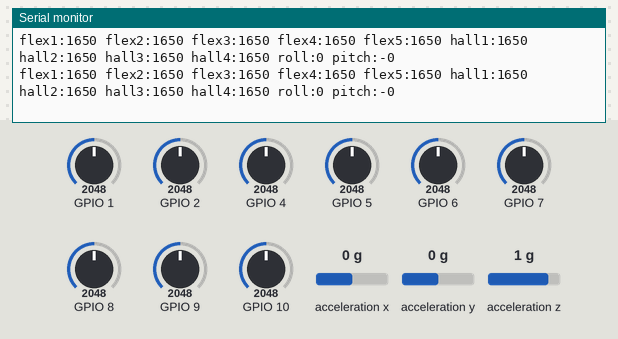
Recording of a sketch running on a simulated ESP32. On the bench: the last lines printed to the serial monitor. Wiring (inferred from the names in the program): MPU-6050 motion sensor at I2C address 0x68. Inputs (shaded band) come from the test bench; at power-on: acceleration x 0 g, GPIO 1 = 2048, GPIO 2 = 2048, GPIO 4 = 2048, GPIO 5 = 2048, GPIO 6 = 2048, GPIO 7 = 2048, GPIO 8 = 2048, GPIO 9 = 2048, GPIO 10 = 2048, acceleration y 0 g, acceleration z 1 g (analog values on the 0–4095 scale).

Above: at 2.7 s.
2.8 s: acceleration x set to -1.4 g
At 2.97 s:
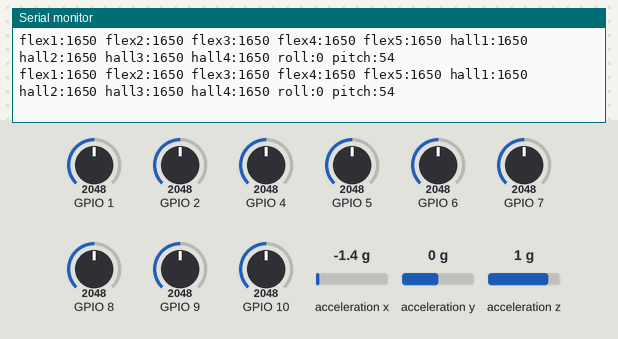
4.3 s: GPIO 1 set to 2866
At 4.33 s:
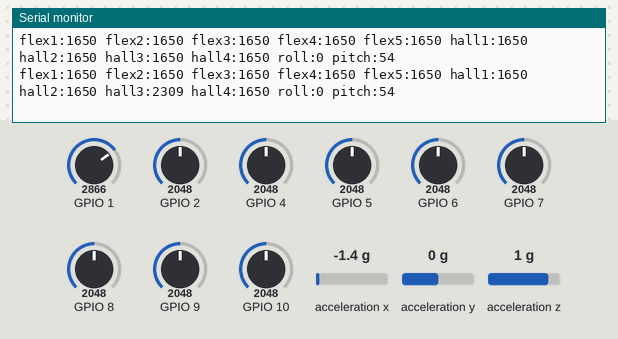
5.8 s: GPIO 2 set to 2866
At 5.9 s:
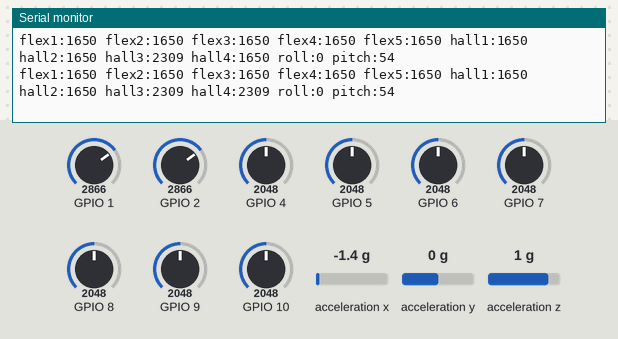
7.3 s: GPIO 4 set to 2866
At 7.36 s:
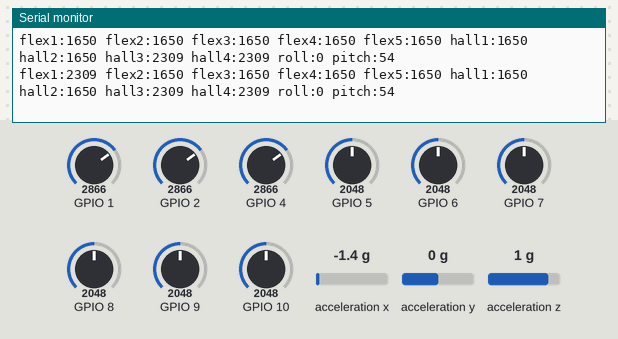
8.8 s: GPIO 5 set to 2866
At 8.83 s:
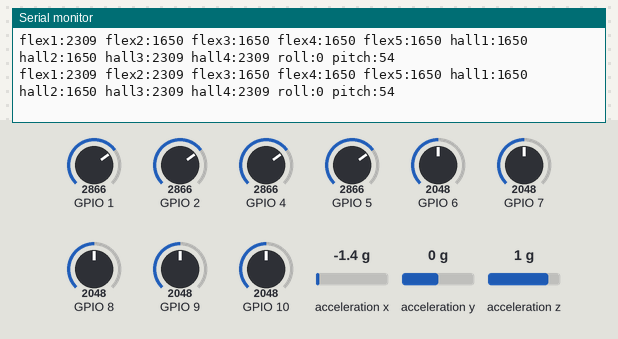
10.3 s: GPIO 6 set to 2866
At 10.4 s:
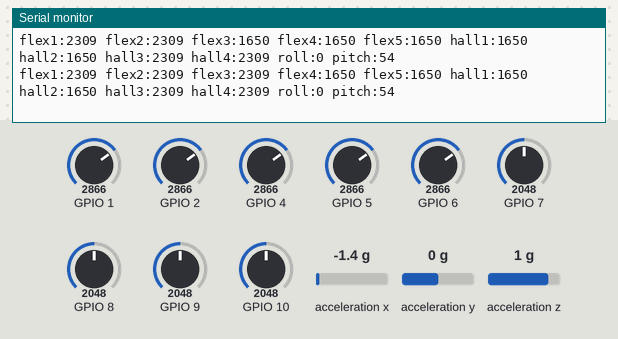

Measured:
- after the input at 2.8 s, the serial monitor: prints a new line after 0.06 s (image 1)
- after the input at 4.3 s, the serial monitor: prints a new line at once (image 2)
- after the input at 5.8 s, the serial monitor: prints a new line after 0.10 s (image 3)
- after the input at 7.3 s, the serial monitor: prints a new line after 0.06 s (image 4)
- after the input at 8.8 s, the serial monitor: prints a new line at once (image 5)
- after the input at 10.3 s, the serial monitor: prints a new line after 0.09 s (image 6)

The sketch:

glove_sensor_monitor.ino
```cpp
// Prints every glove sensor 10x per second — use it to check wiring before calibrating.
// Bend each finger: its flex mV should change by 500+ mV. Bring a magnet to each Hall sensor:
// its mV should move 300+ mV away from ~1650 mV. Tilt the hand: roll/pitch follow.
// Open Tools > Serial Plotter for live graphs.
#include <Wire.h>
static const int FLEX[5] = {4, 5, 6, 7, 8};
static const int HALL[4] = {9, 10, 1, 2};
#define SDA_PIN 16
#define SCL_PIN 17
bool imu = false;

void setup() {
  Serial.begin(115200);
  delay(1500);
  analogReadResolution(12);
  analogSetAttenuation(ADC_11db);
  Wire.begin(SDA_PIN, SCL_PIN);
  Wire.beginTransmission(0x68);
  imu = Wire.endTransmission() == 0;
  if (imu) { Wire.beginTransmission(0x68); Wire.write(0x6B); Wire.write(0); Wire.endTransmission(); }
  Serial.println(imu ? "MPU6050 found" : "MPU6050 NOT found");
}

void loop() {
  for (int i = 0; i < 5; i++) Serial.printf("flex%d:%d ", i + 1, analogReadMilliVolts(FLEX[i]));
  for (int i = 0; i < 4; i++) Serial.printf("hall%d:%d ", i + 1, analogReadMilliVolts(HALL[i]));
  if (imu) {
    Wire.beginTransmission(0x68); Wire.write(0x3B); Wire.endTransmission(false);
    Wire.requestFrom(0x68, 6);
    float ax = (int16_t)(Wire.read() << 8 | Wire.read()) / 16384.f;
    float ay = (int16_t)(Wire.read() << 8 | Wire.read()) / 16384.f;
    float az = (int16_t)(Wire.read() << 8 | Wire.read()) / 16384.f;
    Serial.printf("roll:%.0f pitch:%.0f", atan2f(ay, az) * 57.3f, atan2f(-ax, sqrtf(ay * ay + az * az)) * 57.3f);
  }
  Serial.println();
  delay(100);
}
```
